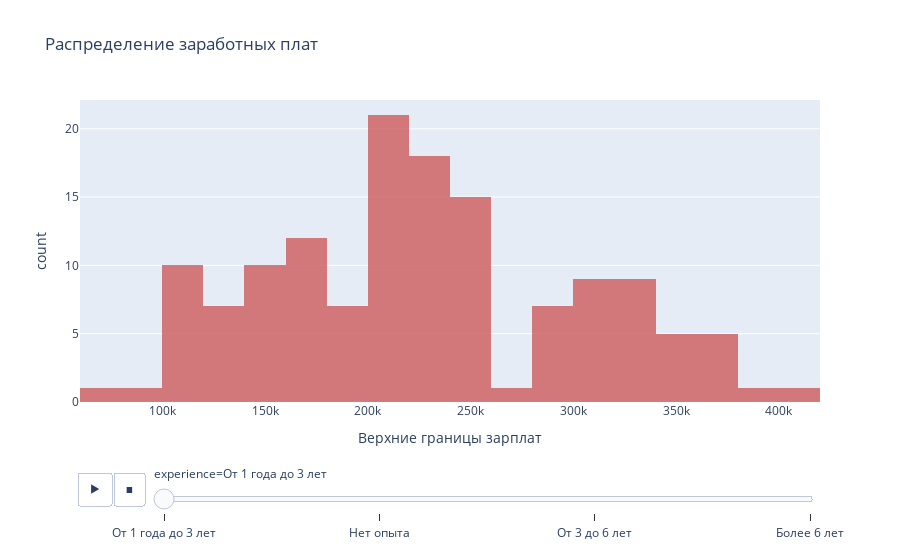

The notebook cell this image was saved under:
### Code cell
fig = px.histogram(df, x="sal_to",
                   title='Распределение заработных плат',
                   labels={'sal_to':'Верхние границы зарплат'},
                   opacity=0.8,
                   color_discrete_sequence=['indianred'],
                   nbins=20,
                   animation_frame="experience")
    
fig.show()

### Figure 1 — Plotly figure (JSON) as saved in the notebook; plotly's stock layout.template omitted (floating-point values rounded to 4 significant figures; data arrays with more than 128 entries replaced by an {"elided": "..."} marker saying what was removed)
{"data": [{"bingroup": "x", "hovertemplate": "experience=От 1 года до 3 лет<br>Верхние границы зарплат=%{x}<br>count=%{y}<extra></extra>", "legendgroup": "", "marker": {"color": "indianred", "opacity": 0.8, "pattern": {"shape": ""}}, "name": "", "nbinsx": 20, "orientation": "v", "showlegend": false, "type": "histogram", "x": {"elided": "140 int values"}, "xaxis": "x", "yaxis": "y"}], "layout": {"barmode": "relative", "legend": {"tracegroupgap": 0}, "sliders": [{"active": 0, "currentvalue": {"prefix": "experience="}, "len": 0.9, "pad": {"b": 10, "t": 60}, "steps": [{"args": [["От 1 года до 3 лет"], {"frame": {"duration": 0, "redraw": true}, "fromcurrent": true, "mode": "immediate", "transition": {"duration": 0, "easing": "linear"}}], "label": "От 1 года до 3 лет", "method": "animate"}, {"args": [["Нет опыта"], {"frame": {"duration": 0, "redraw": true}, "fromcurrent": true, "mode": "immediate", "transition": {"duration": 0, "easing": "linear"}}], "label": "Нет опыта", "method": "animate"}, {"args": [["От 3 до 6 лет"], {"frame": {"duration": 0, "redraw": true}, "fromcurrent": true, "mode": "immediate", "transition": {"duration": 0, "easing": "linear"}}], "label": "От 3 до 6 лет", "method": "animate"}, {"args": [["Более 6 лет"], {"frame": {"duration": 0, "redraw": true}, "fromcurrent": true, "mode": "immediate", "transition": {"duration": 0, "easing": "linear"}}], "label": "Более 6 лет", "method": "animate"}], "x": 0.1, "xanchor": "left", "y": 0, "yanchor": "top"}], "title": {"text": "Распределение заработных плат"}, "updatemenus": [{"buttons": [{"args": [null, {"frame": {"duration": 500, "redraw": true}, "fromcurrent": true, "mode": "immediate", "transition": {"duration": 500, "easing": "linear"}}], "label": "&#9654;", "method": "animate"}, {"args": [[null], {"frame": {"duration": 0, "redraw": true}, "fromcurrent": true, "mode": "immediate", "transition": {"duration": 0, "easing": "linear"}}], "label": "&#9724;", "method": "animate"}], "direction": "left", "pad": {"r": 10, "t": 70}, "showactive": false, "type": "buttons", "x": 0.1, "xanchor": "right", "y": 0, "yanchor": "top"}], "xaxis": {"anchor": "y", "domain": [0, 1], "title": {"text": "Верхние границы зарплат"}}, "yaxis": {"anchor": "x", "domain": [0, 1], "title": {"text": "count"}}}}
